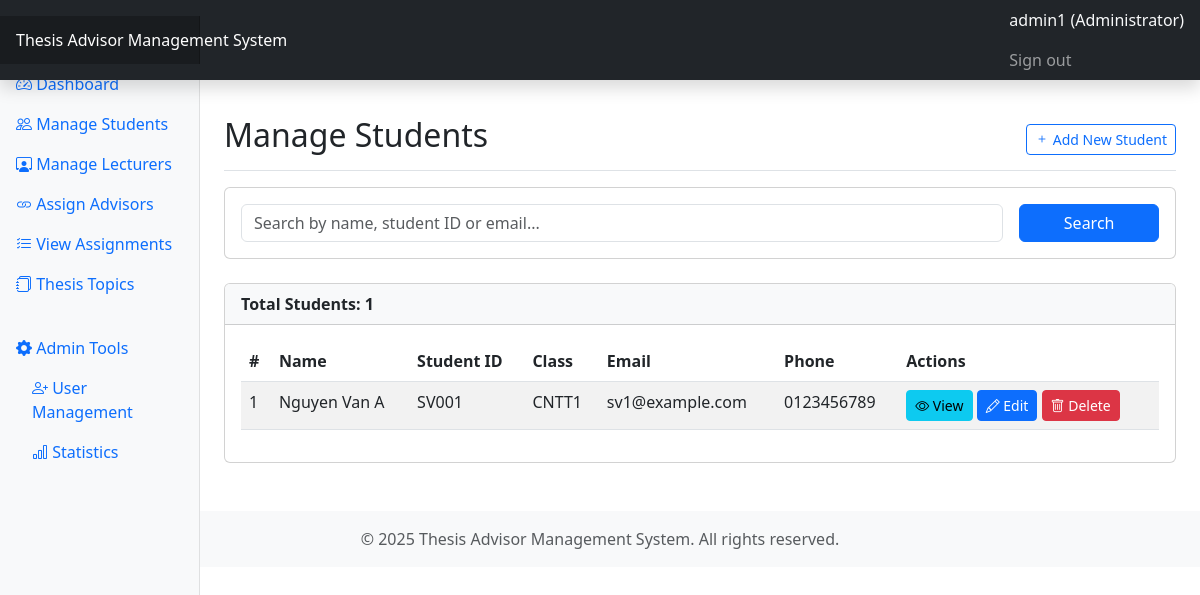
Screenshot of /sinhvien/index (signed in) with the database file from the repository.
### tables this page shows
CREATE TABLE IF NOT EXISTS SinhVien (
    SinhVienID INT AUTO_INCREMENT PRIMARY KEY,
    HoTen VARCHAR(100) NOT NULL,
    MaSinhVien VARCHAR(20) NOT NULL UNIQUE,
    NgaySinh DATE NOT NULL,
    Lop VARCHAR(50) NOT NULL,
    Email VARCHAR(100) NOT NULL UNIQUE,
    SoDienThoai VARCHAR(15)
);

### controllers/SinhVienController.php (called while the page is built, shortened)
<?php
class SinhVienController {
    private $pdo;
    public function __construct($pdo) {
        $this->pdo = $pdo;
    }
    public function index() {
        require_once 'models/SinhVien.php';
        $page = isset($_GET['page']) ? (int)$_GET['page'] : 1;
        $search = isset($_GET['search']) ? $_GET['search'] : '';
        $limit = 10;
        $sinhVienModel = new SinhVien($this->pdo);
        $sinhviens = $sinhVienModel->getAllWithPagination($page, $limit, $search);
        $totalStudents = $sinhVienModel->countWithSearch($search);
        require_once 'views/layouts/header.php';
        require_once 'views/sinhvien/index.php';
        require_once 'views/layouts/footer.php';
    }
}

### models/BaseModel.php (called while the page is built, shortened)
<?php
class BaseModel {
    public function __construct($pdo) {
        $this->pdo = $pdo;
    }
}

### models/SinhVien.php (called while the page is built, shortened)
<?php
require_once 'BaseModel.php';
class SinhVien extends BaseModel {
    public function getAllWithPagination($page = 1, $limit = 10, $search = '') {
        $offset = ($page - 1) * $limit;
        $sql = "SELECT * FROM SinhVien";
        if (!empty($search)) {
            $sql .= " WHERE HoTen LIKE ? OR MaSinhVien LIKE ? OR Email LIKE ?";
            $params = ["%$search%", "%$search%", "%$search%"];
            $stmt = $this->pdo->prepare($sql . " LIMIT $limit OFFSET $offset");
            $stmt->execute($params);
        } else {
            $stmt = $this->pdo->prepare($sql . " LIMIT $limit OFFSET $offset");
            $stmt->execute();
        }
        return $stmt->fetchAll(PDO::FETCH_ASSOC);
    }
    public function countWithSearch($search = '') {
        $sql = "SELECT COUNT(*) FROM SinhVien";
        if (!empty($search)) {
            $sql .= " WHERE HoTen LIKE ? OR MaSinhVien LIKE ? OR Email LIKE ?";
            $params = ["%$search%", "%$search%", "%$search%"];
            $stmt = $this->pdo->prepare($sql);
            $stmt->execute($params);
        } else {
            $stmt = $this->pdo->prepare($sql);
            $stmt->execute();
        }
        return $stmt->fetchColumn();
    }
}

### views/sinhvien/index.php (the view, shortened to what this page needs)
<div class="d-flex justify-content-between flex-wrap flex-md-nowrap align-items-center pt-3 pb-2 mb-3 border-bottom">
    <h1 class="h2">Manage Students</h1>
    <div class="btn-toolbar mb-2 mb-md-0">
        <a href="<?= BASE_URL ?>sinhvien/create" class="btn btn-sm btn-outline-primary">
            <i class="bi bi-plus"></i> Add New Student
        </a>
    </div>
</div>
<div class="card mb-4">
    <div class="card-body">
        <form action="<?= BASE_URL ?>sinhvien/index" method="GET" class="row g-3">
            <div class="col-md-10">
                <input type="text" class="form-control" name="search" placeholder="Search by name, student ID or email..." value="<?= isset($search) ? htmlspecialchars($search) : '' ?>">
            </div>
            <div class="col-md-2">
                <button type="submit" class="btn btn-primary w-100">Search</button>
            </div>
        </form>
    </div>
</div>
<div class="card">
    <div class="card-header bg-light">
        <strong>Total Students: <?= $totalStudents ?></strong>
    </div>
    <div class="card-body">
        <?php if (count($sinhviens) > 0): ?>
            <div class="table-responsive">
                <table class="table table-striped table-hover">
                    <thead>
                        <tr>
                            <th>#</th>
                            <th>Name</th>
                            <th>Student ID</th>
                            <th>Class</th>
                            <th>Email</th>
                            <th>Phone</th>
                            <th>Actions</th>
                        </tr>
                    </thead>
                    <tbody>
                        <?php foreach ($sinhviens as $index => $sv): ?>
                            <tr>
                                <td><?= (($page - 1) * 10) + $index + 1 ?></td>
                                <td><?= htmlspecialchars($sv['HoTen']) ?></td>
                                <td><?= htmlspecialchars($sv['MaSinhVien']) ?></td>
                                <td><?= htmlspecialchars($sv['Lop']) ?></td>
                                <td><?= htmlspecialchars($sv['Email']) ?></td>
                                <td><?= $sv['SoDienThoai'] ? htmlspecialchars($sv['SoDienThoai']) : 'N/A' ?></td>
                                <td>
                                    <a href="<?= BASE_URL ?>sinhvien/view/<?= $sv['SinhVienID'] ?>" class="btn btn-sm btn-info">
                                        <i class="bi bi-eye"></i> View
                                    </a>
                                    <a href="<?= BASE_URL ?>sinhvien/edit/<?= $sv['SinhVienID'] ?>" class="btn btn-sm btn-primary">
                                        <i class="bi bi-pencil"></i> Edit
                                    </a>
                                    <a href="<?= BASE_URL ?>sinhvien/delete/<?= $sv['SinhVienID'] ?>" class="btn btn-sm btn-danger" onclick="return confirm('Are you sure you want to delete this student?');">
                                        <i class="bi bi-trash"></i> Delete
                                    </a>
                                </td>
                            </tr>
                        <?php endforeach; ?>
                    </tbody>
                </table>
            </div>
        <?php else: ?>
            <div class="alert alert-info">
                No students found. <?php if (!empty($search)): ?><a href="<?= BASE_URL ?>sinhvien/index">Clear search</a><?php endif; ?>
            </div>
        <?php endif; ?>
    </div>
</div>

### rows the page displays
sinhvien: index "1", HoTen "Nguyen Van A", MaSinhVien "SV001", Lop "CNTT1", Email "sv1@example.com", SoDienThoai "0123456789"

### other values shown
SITE_NAME "Thesis Advisor Management System"
$_SESSION['user']['Username'] "admin1"
$_SESSION['user']['Role'] "Administrator"
$totalStudents "1"
